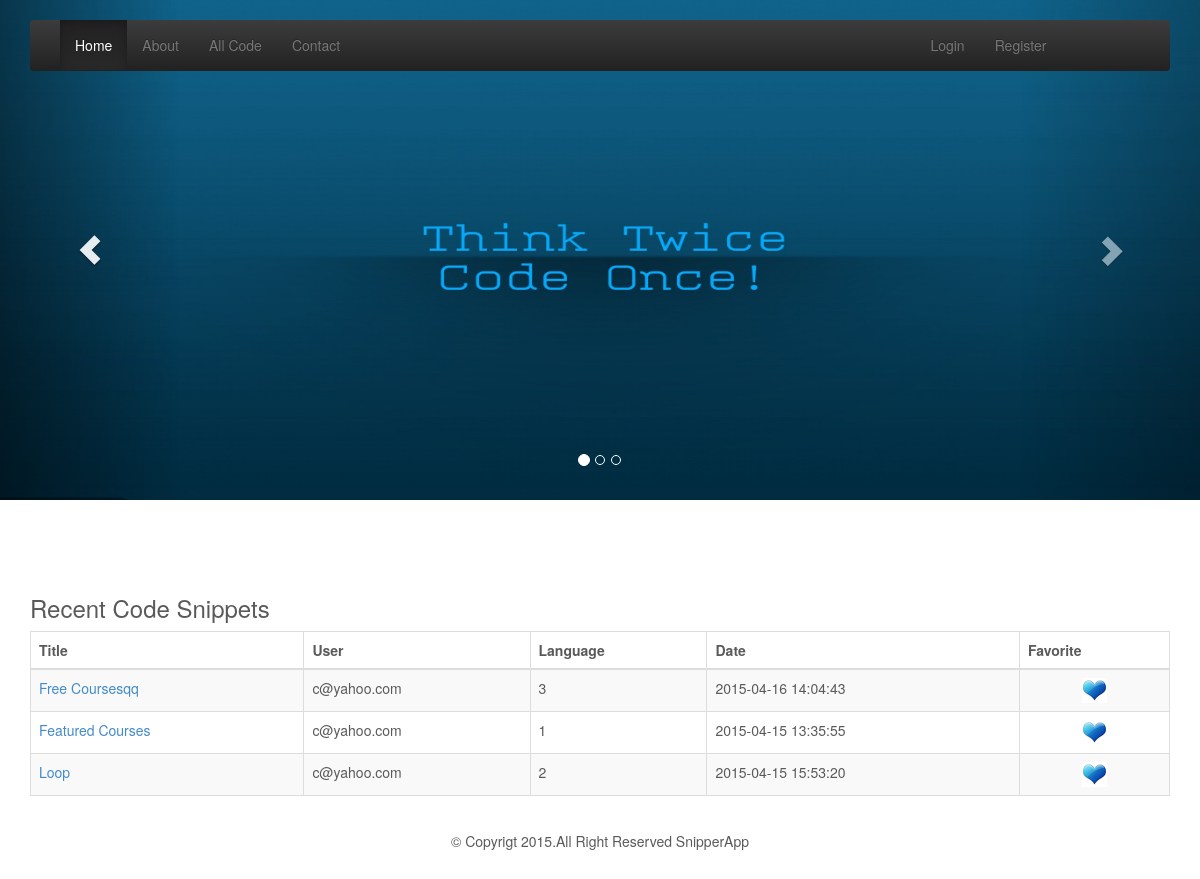
The page / on the database its author committed.
### tables this page shows
CREATE TABLE IF NOT EXISTS `addsnippts` (
  `sniptsid` int(11) NOT NULL auto_increment,
  `title` varchar(250) NOT NULL,
  `user` varchar(250) NOT NULL,
  `languages` varchar(250) NOT NULL,
  `description` text NOT NULL,
  `date` timestamp NOT NULL default CURRENT_TIMESTAMP on update CURRENT_TIMESTAMP,
  `snippts_status` varchar(20) NOT NULL default 'A',
  `gernal_status` varchar(30) NOT NULL,
  PRIMARY KEY  (`sniptsid`)
);

### index.php (the view, shortened to what this page needs)
<?php include "header.php";
?>
	<div class="container">
            <div class="row">
            <div class="panel-body">
                        <h3>Recent Code Snippets</h3>
                            <div class="table-responsive">
                                <table class="table table-striped table-bordered table-hover" >
                                    <thead>
                                        <tr>
                                            <th>Title</th>
                                            <th>User</th>
                                            <th>Language</th>
                                            <th>Date</th>
                                            <th>Favorite</th>
                                        </tr>
                                    </thead>
                                    <tbody>
<?php
$querySnip   =  "SELECT * FROM addsnippts where gernal_status='PU' order by sniptsid DESC LIMIT 10";
$resSnip   =  mysql_query($querySnip) or die(mysql_error());
while($rowSnip  =  mysql_fetch_array($resSnip))
{
  $SnipID     		= $rowSnip['sniptsid'];
  $SnipTitle	    = $rowSnip['title'];
  $SnipUser	    	= $rowSnip['user'];
  $SnipLanguage    	= $rowSnip['languages'];
  $SnipDate    		= $rowSnip['date'];
?>
                                        <tr class="odd gradeX">
                                            <td><a href="code_detail.php?snipid=<?php echo $SnipID ;?>"><?php echo $SnipTitle; ?></a></td>
                                            <td><?php echo $SnipUser; ?></td>
                                            <td><?php echo $SnipLanguage; ?></td>
                                            <td class="center"><?php echo $SnipDate; ?></td>
                                            <td style="text-align:center"><a  style="text-align:center" href="favorite.php?snipid=<?php echo $SnipID ;?>&userid=<?php echo $UserSessions;?>">
											<img style="text-align:center" src="images/like.png" width="25" height="25"></a></td>
                                        </tr>
<?php } ?>
                                    </tbody>
                                </table>
                            </div>
                        </div>
			</div>
	</div>
<?php include "footer.php"; ?>

### header.php (shortened to what this page needs)
<?php
$UserSessions	= $_SESSION['user_sess'];
 ?>
<!DOCTYPE html>
<html lang="en">
  <head>
<link rel="stylesheet" href="css/bootstrap.min.css" type="text/css">
<link rel="stylesheet" href="css/bootstrap.css" type="text/css">
<link rel="stylesheet" href="css/bootstrap-theme.min.css" type="text/css">
<link href="css/customestyle.css" rel="stylesheet" type="text/css" />
    <link href="carousel.css" rel="stylesheet">
  </head>
  <body>
    <div class="navbar-wrapper">
      <div class="container">
        <div class="navbar navbar-inverse navbar-static-top" role="navigation">
          <div class="container">
            <div class="navbar-header">
              <a class="navbar-brand" href="#"></a>
            </div>
            <div class="navbar-collapse collapse">
			<div class="col-sm-9-25">
              <ul class="nav navbar-nav">
                <li class="active"><a href="index.php">Home</a></li>
                <li><a href="about_us.php">About</a></li>
                <li><a href="Allcode.php">All Code</a></li>
                <li><a href="contact.php">Contact</a></li>
              </ul>
            </div>
            <div class="col-sm-2-5">
              <ul class="nav navbar-nav">
<?php
if(isset($_SESSION['user_sess']))
	{ ?>
                <li class="pull-right"><a href="logout.php">Logout</a></li>
      <?php if($_SESSION['user_sess']=='admin'){ ?>
                <li class="pull-right"><a href="admin/allsnipptes.php">Deshboard</a></li>
      <?php } else {  ?>
                <li class="pull-right"><a href="User/index.php">Deshboard</a></li>
      <?php } ?>
<?php }else{ ?>
                <li class="pull-right"><a href="registration.php">Register</a></li>
                <li class="pull-right"><a href="login.php">Login</a></li>
<?php } ?>
			</ul>
            </div>
            </div>
          </div>
        </div>
      </div>
    </div>
    <div id="myCarousel" class="carousel slide" data-ride="carousel">
      <ol class="carousel-indicators">
        <li data-target="#myCarousel" data-slide-to="0" class="active"></li>
        <li data-target="#myCarousel" data-slide-to="1"></li>
        <li data-target="#myCarousel" data-slide-to="2"></li>
      </ol>
      <div class="carousel-inner">
        <div class="item active">
          <img src="images/banner3.png" alt="First slide">
        </div>
      </div>
      <a class="left carousel-control" href="#myCarousel" role="button" data-slide="prev"><span class="glyphicon glyphicon-chevron-left"></span></a>
      <a class="right carousel-control" href="#myCarousel" role="button" data-slide="next"><span class="glyphicon glyphicon-chevron-right"></span></a>
    </div>

### footer.php
<div class="container-fluid">
	<div class="container">
    		<div class="col-xs-12">
            	<div class="col-xs-4"> </div>
                <div class="col-xs-4" align="center">&copy; Copyrigt 2015.All Right Reserved SnipperApp</div>
                <div class="col-xs-4"> </div>
            </div>
    </div>
</div>
  </body>
</html>

### carousel.css (style rules this page uses)
body { padding-bottom: 40px; color: #5a5a5a; }
.navbar-wrapper { position: absolute; top: 0; right: 0; left: 0; z-index: 20; }
.navbar-wrapper > .container { padding-right: 0; padding-left: 0; }
.navbar-wrapper .navbar { padding-right: 15px; padding-left: 15px; }
.navbar-wrapper .navbar .container { width: auto; }
.carousel { height: 500px; margin-bottom: 60px; }
.carousel .item { height: 500px; background-color: #777; }
.carousel-inner > .item > img { position: absolute; top: 0; left: 0; min-width: 100%; height: 500px; }
@media (min-width: 768px) { .navbar-wrapper { margin-top: 20px; } }
@media (min-width: 768px) { .navbar-wrapper .container { padding-right: 15px; padding-left: 15px; } }
@media (min-width: 768px) { .navbar-wrapper .navbar { padding-right: 0; padding-left: 0; } }
@media (min-width: 768px) { .navbar-wrapper .navbar { border-radius: 4px; } }

### rows shown on the page
addsnippts: title "Free Coursesqq", user "c@yahoo.com", languages "3", date "2015-04-16 14:04:43"
addsnippts: title "Featured Courses", user "c@yahoo.com", languages "1", date "2015-04-15 13:35:55"
addsnippts: title "Loop", user "c@yahoo.com", languages "2", date "2015-04-15 15:53:20"
